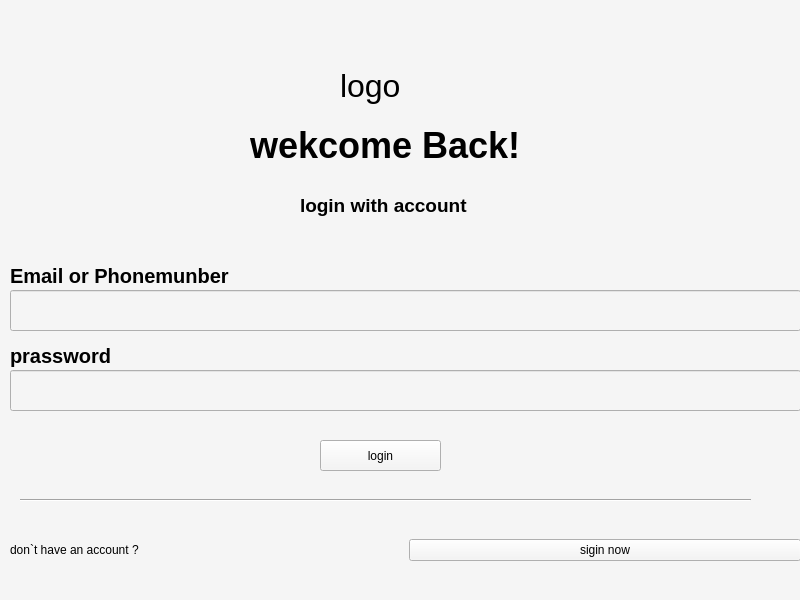
<?xml version="1.0" encoding="UTF-8"?>
<ui version="4.0">
 <class>MainWindow</class>
 <widget class="QMainWindow" name="MainWindow">
  <property name="geometry">
   <rect>
    <x>0</x>
    <y>0</y>
    <width>800</width>
    <height>600</height>
   </rect>
  </property>
  <property name="windowTitle">
   <string>MainWindow</string>
  </property>
  <widget class="QWidget" name="centralwidget">
   <property name="styleSheet">
    <string notr="true">background: #F5F5F5</string>
   </property>
   <widget class="QLabel" name="label">
    <property name="geometry">
     <rect>
      <x>340</x>
      <y>100</y>
      <width>47</width>
      <height>13</height>
     </rect>
    </property>
    <property name="text">
     <string/>
    </property>
   </widget>
   <widget class="QWidget" name="widget" native="true">
    <property name="geometry">
     <rect>
      <x>0</x>
      <y>0</y>
      <width>801</width>
      <height>601</height>
     </rect>
    </property>
    <widget class="QLabel" name="logo">
     <property name="geometry">
      <rect>
       <x>340</x>
       <y>60</y>
       <width>61</width>
       <height>51</height>
      </rect>
     </property>
     <property name="font">
      <font>
       <pointsize>24</pointsize>
      </font>
     </property>
     <property name="text">
      <string>logo</string>
     </property>
    </widget>
    <widget class="QLabel" name="label_3">
     <property name="geometry">
      <rect>
       <x>250</x>
       <y>110</y>
       <width>281</width>
       <height>71</height>
      </rect>
     </property>
     <property name="font">
      <font>
       <family>Arial</family>
       <pointsize>27</pointsize>
       <weight>75</weight>
       <bold>true</bold>
      </font>
     </property>
     <property name="text">
      <string>wekcome Back!</string>
     </property>
    </widget>
    <widget class="QLabel" name="text_2">
     <property name="geometry">
      <rect>
       <x>10</x>
       <y>260</y>
       <width>221</width>
       <height>31</height>
      </rect>
     </property>
     <property name="font">
      <font>
       <family>Arial</family>
       <pointsize>15</pointsize>
       <weight>75</weight>
       <bold>true</bold>
      </font>
     </property>
     <property name="text">
      <string>Email or Phonemunber</string>
     </property>
    </widget>
    <widget class="QLabel" name="text">
     <property name="geometry">
      <rect>
       <x>10</x>
       <y>340</y>
       <width>221</width>
       <height>31</height>
      </rect>
     </property>
     <property name="font">
      <font>
       <family>Arial</family>
       <pointsize>15</pointsize>
       <weight>75</weight>
       <bold>true</bold>
      </font>
     </property>
     <property name="text">
      <string>prassword</string>
     </property>
    </widget>
    <widget class="QLabel" name="label_2">
     <property name="geometry">
      <rect>
       <x>300</x>
       <y>190</y>
       <width>221</width>
       <height>31</height>
      </rect>
     </property>
     <property name="font">
      <font>
       <family>Arial</family>
       <pointsize>14</pointsize>
       <weight>75</weight>
       <bold>true</bold>
      </font>
     </property>
     <property name="text">
      <string>login with account</string>
     </property>
    </widget>
    <widget class="QLineEdit" name="email_phonemunber">
     <property name="geometry">
      <rect>
       <x>10</x>
       <y>290</y>
       <width>791</width>
       <height>41</height>
      </rect>
     </property>
     <property name="text">
      <string/>
     </property>
    </widget>
    <widget class="QToolButton" name="toolButton">
     <property name="geometry">
      <rect>
       <x>320</x>
       <y>440</y>
       <width>121</width>
       <height>31</height>
      </rect>
     </property>
     <property name="text">
      <string>login</string>
     </property>
    </widget>
    <widget class="Line" name="line">
     <property name="geometry">
      <rect>
       <x>20</x>
       <y>490</y>
       <width>731</width>
       <height>20</height>
      </rect>
     </property>
     <property name="orientation">
      <enum>Qt::Horizontal</enum>
     </property>
    </widget>
    <widget class="QWidget" name="horizontalLayoutWidget">
     <property name="geometry">
      <rect>
       <x>10</x>
       <y>510</y>
       <width>791</width>
       <height>80</height>
      </rect>
     </property>
     <layout class="QHBoxLayout" name="horizontalLayout">
      <item>
       <widget class="QLabel" name="label_4">
        <property name="text">
         <string>don`t have an account ?</string>
        </property>
       </widget>
      </item>
      <item>
       <widget class="QPushButton" name="pushButton">
        <property name="text">
         <string>sigin now</string>
        </property>
       </widget>
      </item>
     </layout>
    </widget>
    <widget class="QLineEdit" name="email_phonemunber_2">
     <property name="geometry">
      <rect>
       <x>10</x>
       <y>370</y>
       <width>791</width>
       <height>41</height>
      </rect>
     </property>
     <property name="text">
      <string/>
     </property>
    </widget>
   </widget>
  </widget>
 </widget>
 <resources/>
 <connections/>
</ui>
